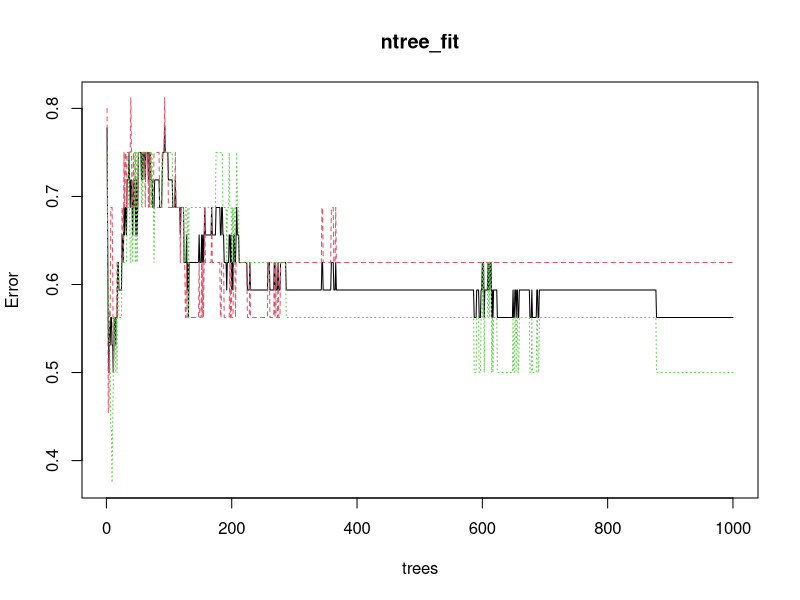

The R source for this figure:
data(Titanic)
library(rpart)
ti.rp<-rpart(Survived~.,data = Titanic)
ti.rp

library(zoo)
library(party)
ctree.model <- ctree(Survived~.,data = Titanic)
ctree.model

hc<-hclust(dist(Titanic,method = "euclidean"),method = "ward.D2")
hc


library(randomForest)
ntree_fit<-randomForest(Survived~.,data = Titanic,mtry=2,ntree=1000)
plot(ntree_fit)
